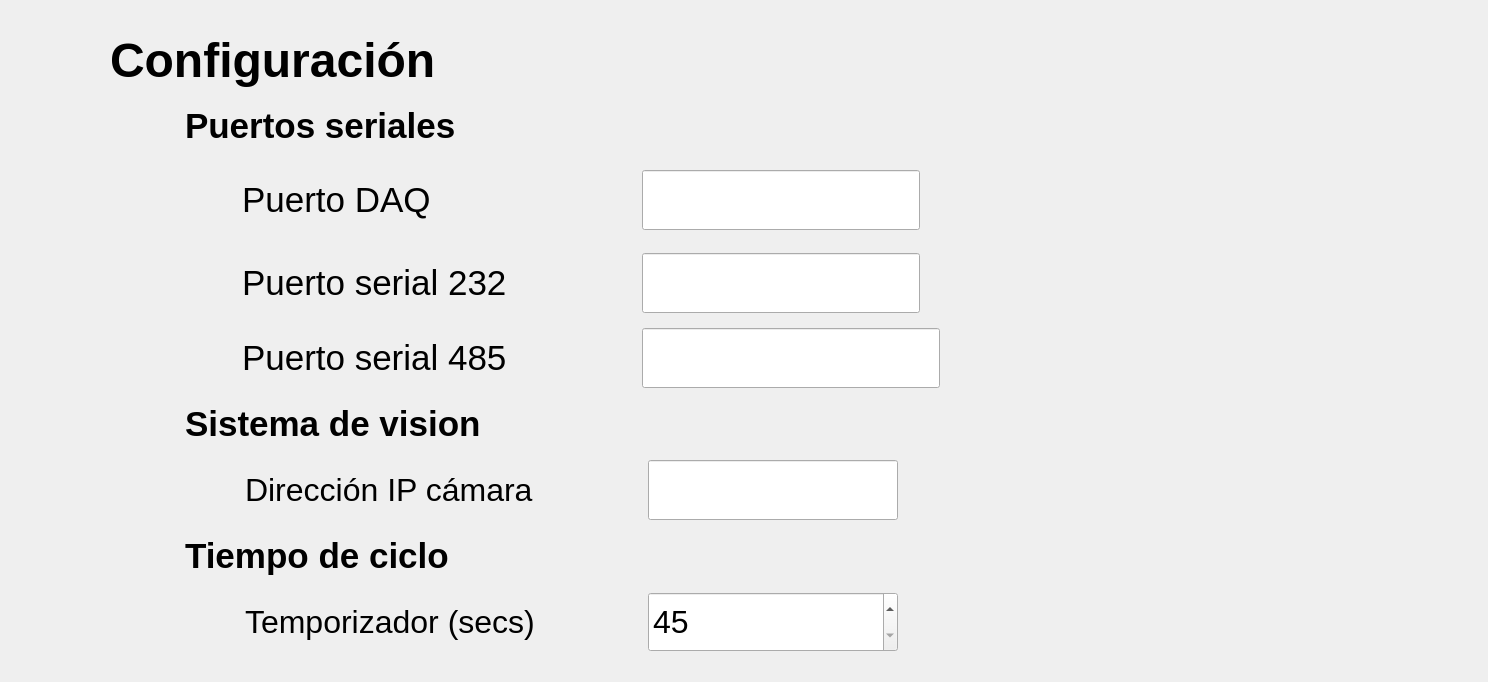
      <widget class="QWidget" name="ConfigurationEditSave">
       <layout class="QVBoxLayout" name="verticalLayout_2">
        <property name="leftMargin">
         <number>30</number>
        </property>
        <property name="topMargin">
         <number>30</number>
        </property>
        <property name="rightMargin">
         <number>30</number>
        </property>
        <property name="bottomMargin">
         <number>30</number>
        </property>
        <item>
         <layout class="QHBoxLayout" name="horizontalLayout_76">
          <property name="spacing">
           <number>30</number>
          </property>
          <item>
           <widget class="QLabel" name="lblConfig_4">
            <property name="minimumSize">
             <size>
              <width>50</width>
              <height>50</height>
             </size>
            </property>
            <property name="maximumSize">
             <size>
              <width>50</width>
              <height>50</height>
             </size>
            </property>
            <property name="text">
             <string/>
            </property>
            <property name="pixmap">
             <pixmap resource="../resources/resources.qrc">:/resources/cogwheel.png</pixmap>
            </property>
            <property name="scaledContents">
             <bool>true</bool>
            </property>
           </widget>
          </item>
          <item>
           <widget class="QLabel" name="label_43">
            <property name="minimumSize">
             <size>
              <width>380</width>
              <height>60</height>
             </size>
            </property>
            <property name="maximumSize">
             <size>
              <width>380</width>
              <height>60</height>
             </size>
            </property>
            <property name="font">
             <font>
              <pointsize>36</pointsize>
              <bold>true</bold>
             </font>
            </property>
            <property name="text">
             <string>Configuración </string>
            </property>
           </widget>
          </item>
          <item>
           <spacer name="horizontalSpacer_113">
            <property name="orientation">
             <enum>Qt::Horizontal</enum>
            </property>
            <property name="sizeHint" stdset="0">
             <size>
              <width>508</width>
              <height>20</height>
             </size>
            </property>
           </spacer>
          </item>
          <item>
           <widget class="QLabel" name="lblGuardar">
            <property name="minimumSize">
             <size>
              <width>60</width>
              <height>60</height>
             </size>
            </property>
            <property name="maximumSize">
             <size>
              <width>70</width>
              <height>70</height>
             </size>
            </property>
            <property name="cursor">
             <cursorShape>PointingHandCursor</cursorShape>
            </property>
            <property name="acceptDrops">
             <bool>false</bool>
            </property>
            <property name="toolTip">
             <string>Guardar configuración</string>
            </property>
            <property name="whatsThis">
             <string>Editar</string>
            </property>
            <property name="text">
             <string/>
            </property>
            <property name="pixmap">
             <pixmap resource="../resources/resources.qrc">:/resources/diskette.png</pixmap>
            </property>
            <property name="scaledContents">
             <bool>true</bool>
            </property>
           </widget>
          </item>
          <item>
           <widget class="QLabel" name="lblCancelar">
            <property name="minimumSize">
             <size>
              <width>60</width>
              <height>60</height>
             </size>
            </property>
            <property name="maximumSize">
             <size>
              <width>70</width>
              <height>70</height>
             </size>
            </property>
            <property name="cursor">
             <cursorShape>PointingHandCursor</cursorShape>
            </property>
            <property name="toolTip">
             <string>Regresar</string>
            </property>
            <property name="whatsThis">
             <string>Editar</string>
            </property>
            <property name="text">
             <string/>
            </property>
            <property name="pixmap">
             <pixmap resource="../resources/resources.qrc">:/resources/undo.png</pixmap>
            </property>
            <property name="scaledContents">
             <bool>true</bool>
            </property>
           </widget>
          </item>
          <item>
           <spacer name="horizontalSpacer_115">
            <property name="orientation">
             <enum>Qt::Horizontal</enum>
            </property>
            <property name="sizeHint" stdset="0">
             <size>
              <width>28</width>
              <height>20</height>
             </size>
            </property>
           </spacer>
          </item>
         </layout>
        </item>
        <item>
         <layout class="QHBoxLayout" name="horizontalLayout_77">
          <property name="spacing">
           <number>15</number>
          </property>
          <property name="leftMargin">
           <number>90</number>
          </property>
          <item>
           <widget class="QLabel" name="lblseria_17">
            <property name="minimumSize">
             <size>
              <width>50</width>
              <height>50</height>
             </size>
            </property>
            <property name="maximumSize">
             <size>
              <width>50</width>
              <height>50</height>
             </size>
            </property>
            <property name="text">
             <string/>
            </property>
            <property name="pixmap">
             <pixmap resource="../resources/resources.qrc">:/resources/connection.png</pixmap>
            </property>
            <property name="scaledContents">
             <bool>true</bool>
            </property>
           </widget>
          </item>
          <item>
           <widget class="QLabel" name="lblTitleSeriales_17">
            <property name="minimumSize">
             <size>
              <width>350</width>
              <height>60</height>
             </size>
            </property>
            <property name="maximumSize">
             <size>
              <width>350</width>
              <height>60</height>
             </size>
            </property>
            <property name="font">
             <font>
              <pointsize>26</pointsize>
              <bold>true</bold>
             </font>
            </property>
            <property name="text">
             <string>Puertos seriales</string>
            </property>
           </widget>
          </item>
          <item>
           <spacer name="horizontalSpacer_120">
            <property name="orientation">
             <enum>Qt::Horizontal</enum>
            </property>
            <property name="sizeHint" stdset="0">
             <size>
              <width>738</width>
              <height>20</height>
             </size>
            </property>
           </spacer>
          </item>
         </layout>
        </item>
        <item>
         <layout class="QHBoxLayout" name="horizontalLayout_133">
          <property name="spacing">
           <number>12</number>
          </property>
          <property name="leftMargin">
           <number>150</number>
          </property>
          <item>
           <widget class="QLabel" name="lblserial232_12">
            <property name="minimumSize">
             <size>
              <width>50</width>
              <height>50</height>
             </size>
            </property>
            <property name="maximumSize">
             <size>
              <width>50</width>
              <height>50</height>
             </size>
            </property>
            <property name="text">
             <string/>
            </property>
            <property name="pixmap">
             <pixmap resource="../resources/resources.qrc">:/resources/microchip.png</pixmap>
            </property>
            <property name="scaledContents">
             <bool>true</bool>
            </property>
           </widget>
          </item>
          <item>
           <widget class="QLabel" name="label_57">
            <property name="minimumSize">
             <size>
              <width>300</width>
              <height>60</height>
             </size>
            </property>
            <property name="maximumSize">
             <size>
              <width>300</width>
              <height>60</height>
             </size>
            </property>
            <property name="font">
             <font>
              <pointsize>26</pointsize>
             </font>
            </property>
            <property name="text">
             <string>Puerto DAQ</string>
            </property>
           </widget>
          </item>
          <item>
           <spacer name="horizontalSpacer_159">
            <property name="orientation">
             <enum>Qt::Horizontal</enum>
            </property>
            <property name="sizeType">
             <enum>QSizePolicy::Fixed</enum>
            </property>
            <property name="sizeHint" stdset="0">
             <size>
              <width>88</width>
              <height>20</height>
             </size>
            </property>
           </spacer>
          </item>
          <item>
           <widget class="QLineEdit" name="txtGatewayPort">
            <property name="sizePolicy">
             <sizepolicy hsizetype="Expanding" vsizetype="Fixed">
              <horstretch>250</horstretch>
              <verstretch>60</verstretch>
             </sizepolicy>
            </property>
            <property name="minimumSize">
             <size>
              <width>250</width>
              <height>60</height>
             </size>
            </property>
            <property name="font">
             <font>
              <pointsize>24</pointsize>
              <bold>false</bold>
             </font>
            </property>
           </widget>
          </item>
          <item>
           <spacer name="horizontalSpacer_160">
            <property name="orientation">
             <enum>Qt::Horizontal</enum>
            </property>
            <property name="sizeHint" stdset="0">
             <size>
              <width>538</width>
              <height>77</height>
             </size>
            </property>
           </spacer>
          </item>
         </layout>
        </item>
        <item>
         <layout class="QHBoxLayout" name="horizontalLayout_78">
          <property name="spacing">
           <number>12</number>
          </property>
          <property name="leftMargin">
           <number>150</number>
          </property>
          <item>
           <widget class="QLabel" name="lblserial232_5">
            <property name="minimumSize">
             <size>
              <width>50</width>
              <height>50</height>
             </size>
            </property>
            <property name="maximumSize">
             <size>
              <width>50</width>
              <height>50</height>
             </size>
            </property>
            <property name="text">
             <string/>
            </property>
            <property name="pixmap">
             <pixmap resource="../resources/resources.qrc">:/resources/vga-port.png</pixmap>
            </property>
            <property name="scaledContents">
             <bool>true</bool>
            </property>
           </widget>
          </item>
          <item>
           <widget class="QLabel" name="label_46">
            <property name="minimumSize">
             <size>
              <width>300</width>
              <height>60</height>
             </size>
            </property>
            <property name="maximumSize">
             <size>
              <width>300</width>
              <height>60</height>
             </size>
            </property>
            <property name="font">
             <font>
              <pointsize>26</pointsize>
             </font>
            </property>
            <property name="text">
             <string>Puerto serial 232</string>
            </property>
           </widget>
          </item>
          <item>
           <spacer name="horizontalSpacer_123">
            <property name="orientation">
             <enum>Qt::Horizontal</enum>
            </property>
            <property name="sizeType">
             <enum>QSizePolicy::Fixed</enum>
            </property>
            <property name="sizeHint" stdset="0">
             <size>
              <width>88</width>
              <height>20</height>
             </size>
            </property>
           </spacer>
          </item>
          <item>
           <widget class="QLineEdit" name="txt232Port">
            <property name="sizePolicy">
             <sizepolicy hsizetype="Expanding" vsizetype="Fixed">
              <horstretch>250</horstretch>
              <verstretch>60</verstretch>
             </sizepolicy>
            </property>
            <property name="minimumSize">
             <size>
              <width>250</width>
              <height>60</height>
             </size>
            </property>
            <property name="font">
             <font>
              <pointsize>24</pointsize>
              <bold>false</bold>
             </font>
            </property>
           </widget>
          </item>
          <item>
           <spacer name="horizontalSpacer_127">
            <property name="orientation">
             <enum>Qt::Horizontal</enum>
            </property>
            <property name="sizeHint" stdset="0">
             <size>
              <width>538</width>
              <height>77</height>
             </size>
            </property>
           </spacer>
          </item>
         </layout>
        </item>
        <item>
         <layout class="QHBoxLayout" name="horizontalLayout_79">
          <property name="spacing">
           <number>12</number>
          </property>
          <property name="leftMargin">
           <number>150</number>
          </property>
          <item>
           <widget class="QLabel" name="lblserial485_4">
            <property name="minimumSize">
             <size>
              <width>50</width>
              <height>50</height>
             </size>
            </property>
            <property name="maximumSize">
             <size>
              <width>50</width>
              <height>50</height>
             </size>
            </property>
            <property name="text">
             <string/>
            </property>
            <property name="pixmap">
             <pixmap resource="../resources/resources.qrc">:/resources/port.png</pixmap>
            </property>
            <property name="scaledContents">
             <bool>true</bool>
            </property>
           </widget>
          </item>
          <item>
           <widget class="QLabel" name="label_47">
            <property name="minimumSize">
             <size>
              <width>300</width>
              <height>60</height>
             </size>
            </property>
            <property name="maximumSize">
             <size>
              <width>300</width>
              <height>60</height>
             </size>
            </property>
            <property name="font">
             <font>
              <pointsize>26</pointsize>
             </font>
            </property>
            <property name="text">
             <string>Puerto serial 485</string>
            </property>
           </widget>
          </item>
          <item>
           <spacer name="horizontalSpacer_128">
            <property name="orientation">
             <enum>Qt::Horizontal</enum>
            </property>
            <property name="sizeType">
             <enum>QSizePolicy::Fixed</enum>
            </property>
            <property name="sizeHint" stdset="0">
             <size>
              <width>88</width>
              <height>20</height>
             </size>
            </property>
           </spacer>
          </item>
          <item>
           <widget class="QLineEdit" name="txt485Port">
            <property name="sizePolicy">
             <sizepolicy hsizetype="Expanding" vsizetype="Fixed">
              <horstretch>250</horstretch>
              <verstretch>60</verstretch>
             </sizepolicy>
            </property>
            <property name="minimumSize">
             <size>
              <width>250</width>
              <height>60</height>
             </size>
            </property>
            <property name="font">
             <font>
              <pointsize>24</pointsize>
              <bold>false</bold>
             </font>
            </property>
           </widget>
          </item>
          <item>
           <spacer name="horizontalSpacer_131">
            <property name="orientation">
             <enum>Qt::Horizontal</enum>
            </property>
            <property name="sizeHint" stdset="0">
             <size>
              <width>518</width>
              <height>20</height>
             </size>
            </property>
           </spacer>
          </item>
         </layout>
        </item>
        <item>
         <layout class="QHBoxLayout" name="horizontalLayout_80">
          <property name="spacing">
           <number>15</number>
          </property>
          <property name="leftMargin">
           <number>90</number>
          </property>
          <item>
           <widget class="QLabel" name="lblseria_18">
            <property name="minimumSize">
             <size>
              <width>50</width>
              <height>50</height>
             </size>
            </property>
            <property name="maximumSize">
             <size>
              <width>50</width>
              <height>50</height>
             </size>
            </property>
            <property name="text">
             <string/>
            </property>
            <property name="pixmap">
             <pixmap resource="../resources/resources.qrc">:/resources/focus.png</pixmap>
            </property>
            <property name="scaledContents">
             <bool>true</bool>
            </property>
           </widget>
          </item>
          <item>
           <widget class="QLabel" name="lblTitleSeriales_18">
            <property name="minimumSize">
             <size>
              <width>350</width>
              <height>60</height>
             </size>
            </property>
            <property name="maximumSize">
             <size>
              <width>350</width>
              <height>60</height>
             </size>
            </property>
            <property name="font">
             <font>
              <pointsize>26</pointsize>
              <bold>true</bold>
             </font>
            </property>
            <property name="text">
             <string>Sistema de vision</string>
            </property>
           </widget>
          </item>
          <item>
           <spacer name="horizontalSpacer_132">
            <property name="orientation">
             <enum>Qt::Horizontal</enum>
            </property>
            <property name="sizeHint" stdset="0">
             <size>
              <width>768</width>
              <height>20</height>
             </size>
            </property>
           </spacer>
          </item>
         </layout>
        </item>
        <item>
         <layout class="QHBoxLayout" name="horizontalLayout_81">
          <property name="spacing">
           <number>15</number>
          </property>
          <property name="leftMargin">
           <number>150</number>
          </property>
          <item>
           <widget class="QLabel" name="lblseria_19">
            <property name="minimumSize">
             <size>
              <width>50</width>
              <height>50</height>
             </size>
            </property>
            <property name="maximumSize">
             <size>
              <width>50</width>
              <height>50</height>
             </size>
            </property>
            <property name="text">
             <string/>
            </property>
            <property name="pixmap">
             <pixmap resource="../resources/resources.qrc">:/resources/webcam.png</pixmap>
            </property>
            <property name="scaledContents">
             <bool>true</bool>
            </property>
           </widget>
          </item>
          <item>
           <widget class="QLabel" name="lblTitleSeriales_19">
            <property name="minimumSize">
             <size>
              <width>300</width>
              <height>60</height>
             </size>
            </property>
            <property name="maximumSize">
             <size>
              <width>300</width>
              <height>60</height>
             </size>
            </property>
            <property name="font">
             <font>
              <pointsize>24</pointsize>
             </font>
            </property>
            <property name="text">
             <string>Dirección IP cámara </string>
            </property>
           </widget>
          </item>
          <item>
           <spacer name="horizontalSpacer_137">
            <property name="orientation">
             <enum>Qt::Horizontal</enum>
            </property>
            <property name="sizeType">
             <enum>QSizePolicy::Fixed</enum>
            </property>
            <property name="sizeHint" stdset="0">
             <size>
              <width>88</width>
              <height>20</height>
             </size>
            </property>
           </spacer>
          </item>
          <item>
           <widget class="QLineEdit" name="txtCameraAddress">
            <property name="sizePolicy">
             <sizepolicy hsizetype="Expanding" vsizetype="Fixed">
              <horstretch>0</horstretch>
              <verstretch>0</verstretch>
             </sizepolicy>
            </property>
            <property name="minimumSize">
             <size>
              <width>250</width>
              <height>60</height>
             </size>
            </property>
            <property name="maximumSize">
             <size>
              <width>250</width>
              <height>60</height>
             </size>
            </property>
            <property name="font">
             <font>
              <pointsize>24</pointsize>
              <bold>false</bold>
             </font>
            </property>
           </widget>
          </item>
          <item>
           <spacer name="horizontalSpacer_134">
            <property name="orientation">
             <enum>Qt::Horizontal</enum>
            </property>
            <property name="sizeHint" stdset="0">
             <size>
              <width>388</width>
              <height>20</height>
             </size>
            </property>
           </spacer>
          </item>
         </layout>
        </item>
        <item>
         <layout class="QHBoxLayout" name="horizontalLayout_82">
          <property name="spacing">
           <number>15</number>
          </property>
          <property name="leftMargin">
           <number>90</number>
          </property>
          <item>
           <widget class="QLabel" name="lblseria_20">
            <property name="minimumSize">
             <size>
              <width>50</width>
              <height>50</height>
             </size>
            </property>
            <property name="maximumSize">
             <size>
              <width>50</width>
              <height>50</height>
             </size>
            </property>
            <property name="text">
             <string/>
            </property>
            <property name="pixmap">
             <pixmap resource="../resources/resources.qrc">:/resources/cycle (1).png</pixmap>
            </property>
            <property name="scaledContents">
             <bool>true</bool>
            </property>
           </widget>
          </item>
          <item>
           <widget class="QLabel" name="lblTitleSeriales_20">
            <property name="minimumSize">
             <size>
              <width>350</width>
              <height>60</height>
             </size>
            </property>
            <property name="maximumSize">
             <size>
              <width>350</width>
              <height>60</height>
             </size>
            </property>
            <property name="font">
             <font>
              <pointsize>26</pointsize>
              <bold>true</bold>
             </font>
            </property>
            <property name="text">
             <string>Tiempo de ciclo</string>
            </property>
           </widget>
          </item>
          <item>
           <spacer name="horizontalSpacer_135">
            <property name="minimumSize">
             <size>
              <width>60</width>
              <height>60</height>
             </size>
            </property>
            <property name="orientation">
             <enum>Qt::Horizontal</enum>
            </property>
            <property name="sizeHint" stdset="0">
             <size>
              <width>768</width>
              <height>20</height>
             </size>
            </property>
           </spacer>
          </item>
         </layout>
        </item>
        <item>
         <layout class="QHBoxLayout" name="horizontalLayout_112">
          <property name="spacing">
           <number>15</number>
          </property>
          <property name="leftMargin">
           <number>150</number>
          </property>
          <item>
           <widget class="QLabel" name="lblseria_21">
            <property name="minimumSize">
             <size>
              <width>50</width>
              <height>50</height>
             </size>
            </property>
            <property name="maximumSize">
             <size>
              <width>50</width>
              <height>50</height>
             </size>
            </property>
            <property name="text">
             <string/>
            </property>
            <property name="pixmap">
             <pixmap resource="../resources/resources.qrc">:/resources/clock_2.png</pixmap>
            </property>
            <property name="scaledContents">
             <bool>true</bool>
            </property>
           </widget>
          </item>
          <item>
           <widget class="QLabel" name="lblTitleSeriales_21">
            <property name="minimumSize">
             <size>
              <width>300</width>
              <height>60</height>
             </size>
            </property>
            <property name="maximumSize">
             <size>
              <width>300</width>
              <height>60</height>
             </size>
            </property>
            <property name="font">
             <font>
              <pointsize>24</pointsize>
             </font>
            </property>
            <property name="text">
             <string>Temporizador (secs)</string>
            </property>
           </widget>
          </item>
          <item>
           <spacer name="horizontalSpacer_138">
            <property name="orientation">
             <enum>Qt::Horizontal</enum>
            </property>
            <property name="sizeType">
             <enum>QSizePolicy::Fixed</enum>
            </property>
            <property name="sizeHint" stdset="0">
             <size>
              <width>88</width>
              <height>20</height>
             </size>
            </property>
           </spacer>
          </item>
          <item>
           <widget class="QSpinBox" name="spinBoxTimer">
            <property name="minimumSize">
             <size>
              <width>250</width>
              <height>60</height>
             </size>
            </property>
            <property name="font">
             <font>
              <pointsize>24</pointsize>
              <bold>false</bold>
             </font>
            </property>
            <property name="minimum">
             <number>45</number>
            </property>
            <property name="maximum">
             <number>240</number>
            </property>
           </widget>
          </item>
          <item>
           <spacer name="horizontalSpacer_136">
            <property name="orientation">
             <enum>Qt::Horizontal</enum>
            </property>
            <property name="sizeHint" stdset="0">
             <size>
              <width>318</width>
              <height>20</height>
             </size>
            </property>
           </spacer>
          </item>
         </layout>
        </item>
       </layout>
      </widget>
